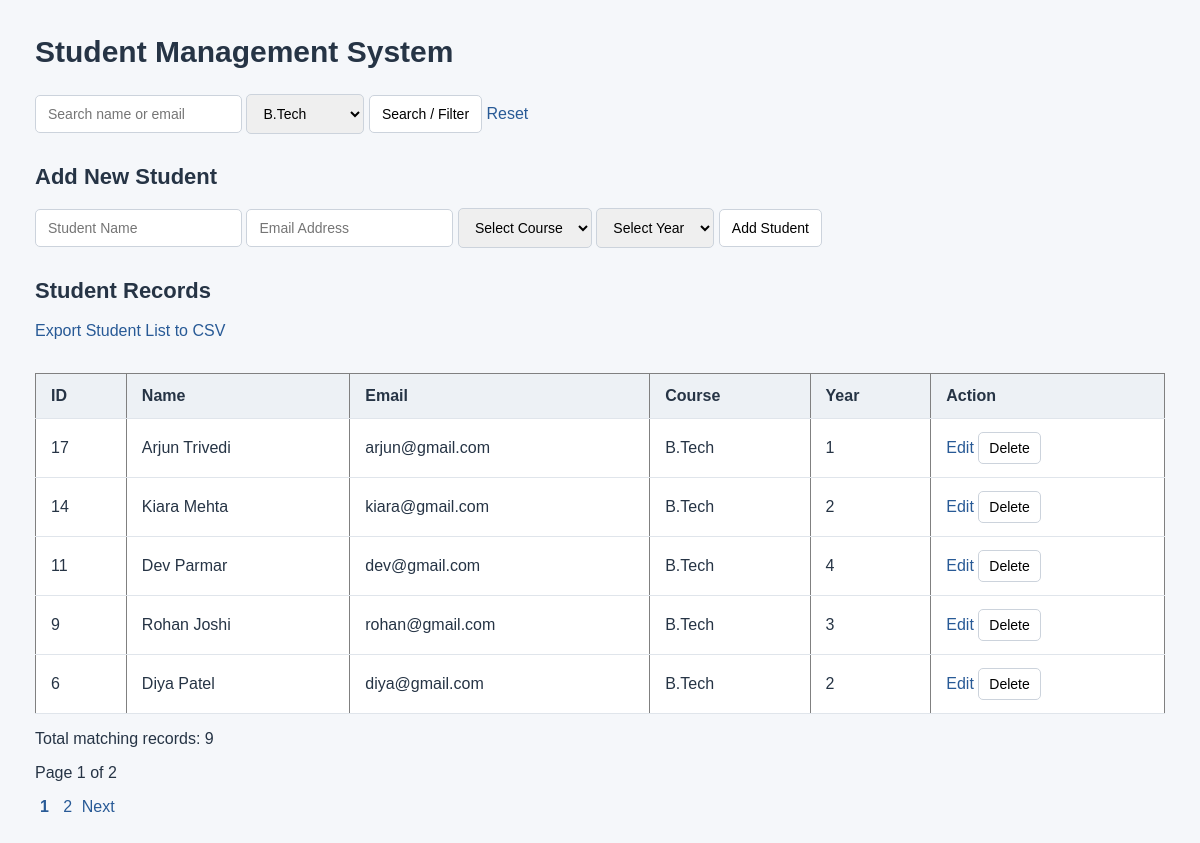
Page /Practical11/students.php?course=B.Tech on the committed database.
### tables this page shows
CREATE TABLE `students` (
  `student_iid` int(11) NOT NULL,
  `name` varchar(100) NOT NULL,
  `email` varchar(150) NOT NULL,
  `course` varchar(50) NOT NULL,
  `year` int(11) NOT NULL
);

### Practical11/students.php (the view, shortened to what this page needs)
<?php
require "db.php";
$search=trim($_GET["search"] ?? "");
$course=trim($_GET["course"] ?? "");
$limit=5;
$page=max(1,(int)($_GET["page"] ?? 1));
$offset=($page-1)*$limit;
$sql="SELECT COUNT(*) AS total FROM students WHERE 1=1";
$params=[];
$types="";
if($course!=="") {
    $sql.=" AND course=?";
    $params[]=$course;
    $types.="s";
}
$countStmt=$conn->prepare($sql);
if(!empty($params)) {
    $countStmt->bind_param($types,...$params);
}
$countStmt->execute();
$total=(int)$countStmt->get_result()->fetch_assoc()["total"];
$totalPages=max(1,(int)ceil($total/$limit));
$sql=str_replace("COUNT(*) AS total","*", $sql);
$sql.=" ORDER BY student_iid DESC LIMIT ? OFFSET ?";
$params[]=$limit;
$params[]=$offset;
$types.="ii";
$stmt=$conn->prepare($sql);
$stmt->bind_param($types,...$params);
$stmt->execute();
$result=$stmt->get_result();
?>
<!DOCTYPE html>
<html lang="en">
<head>
    <link rel="stylesheet" href="students.css">
</head>
<body>
    <h1>Student Management System</h1>
    <form method="GET" action="students.php">
        <input type="text" name="search"
               placeholder="Search name or email"
               value="<?php echo htmlspecialchars($search); ?>">
        <select name="course">
            <option value="B.Tech" <?php if($course==="B.Tech") echo "selected"; ?>>B.Tech</option>
        </select>
        <button type="submit">Search / Filter</button>
        <a href="students.php">Reset</a>
    </form>
<h2>Add New Student</h2>
<form method="POST" action="students.php">
    <input type="text" name="name" placeholder="Student Name" required>
    <input type="email" name="email" placeholder="Email Address" required>
    <select name="course" required>
        <option value="">Select Course</option>
    </select>
    <select name="year" required>
        <option value="">Select Year</option>
    </select>
    <button type="submit" name="add_student">Add Student</button>
</form>
    <h2>Student Records</h2>
    <a href="export_students.php">Export Student List to CSV</a>
<br><br>
    <table border="1" cellpadding="8" cellspacing="0">
        <tr>
            <th>ID</th>
            <th>Name</th>
            <th>Email</th>
            <th>Course</th>
            <th>Year</th>
            <th>Action</th>
        </tr>
        <?php while($student=$result->fetch_assoc()) { ?>
        <tr>
            <td><?php echo $student["student_iid"]; ?></td>
            <td><?php echo htmlspecialchars($student["name"]); ?></td>
            <td><?php echo htmlspecialchars($student["email"]); ?></td>
            <td><?php echo htmlspecialchars($student["course"]); ?></td>
            <td><?php echo htmlspecialchars((string)$student["year"]); ?></td>
            <td>
                <a href="edit_student.php?id=<?php echo $student['student_iid']; ?>">Edit</a>
                <form method="POST" action="delete_student.php"
                    onsubmit="return confirm('Are you sure you want to delete this student?');"
                    style="display:inline;">
                    <button type="submit" name="delete_student">Delete</button>
                </form>
            </td>
        </tr>
        <?php } ?>
    </table>
   <p>Total matching records: <?php echo $total; ?></p>
    <p>Page <?php echo $page; ?> of <?php echo $totalPages; ?></p>
    <div>
    <?php for($i=1;$i<=$totalPages;$i++) { ?>
        <a href="?page=<?php echo $i; ?>&search=<?php echo urlencode($search); ?>&course=<?php echo urlencode($course); ?>"
           style="margin:5px;<?php if($i===$page) echo 'font-weight:bold;'; ?>">
            <?php echo $i; ?>
        </a>
    <?php } ?>
    <?php if($page<$totalPages) { ?>
        <a href="?page=<?php echo $page+1; ?>&search=<?php echo urlencode($search); ?>&course=<?php echo urlencode($course); ?>">Next</a>
    <?php } ?>
</div>
</body>
</html>

### Practical11/students.css (style rules this page uses)
* { box-sizing:border-box; }
body { margin:0; padding:35px; font-family:Arial, sans-serif; background:#f5f7fa; color:#263445; }
h1 { margin:0 0 25px; font-size:30px; font-weight:700; }
h2 { margin:30px 0 18px; font-size:22px; }
form { margin-bottom:20px; }
input, select, button { padding:10px 12px; font-size:14px; border:1px solid #ccd3dc; border-radius:5px; }
button { cursor:pointer; background:#fff; }
a { color:#285a96; text-decoration:none; }
table { width:100%; border-collapse:collapse; background:#fff; margin-top:15px; }
th, td { padding:13px 15px; text-align:left; border-bottom:1px solid #e0e5eb; }
th { background:#edf1f5; font-weight:600; }
td form { display:inline; margin:0; }
td button { padding:7px 10px; }

### rows in the picture
students: student_iid "17", name "Arjun Trivedi", email "arjun@gmail.com", course "B.Tech", year "1"
students: student_iid "14", name "Kiara Mehta", email "kiara@gmail.com", course "B.Tech", year "2"
students: student_iid "11", name "Dev Parmar", email "dev@gmail.com", course "B.Tech", year "4"
students: student_iid "9", name "Rohan Joshi", email "rohan@gmail.com", course "B.Tech", year "3"
students: student_iid "6", name "Diya Patel", email "diya@gmail.com", course "B.Tech", year "2"

### other values in the picture
$total "9"
$page "1"
$totalPages "2"
